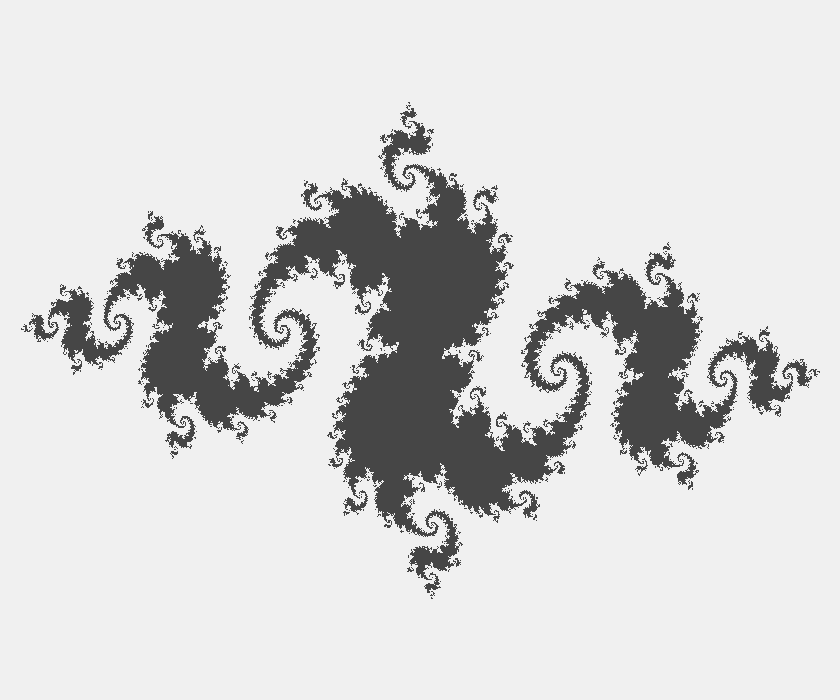
Frame 1 (no input)
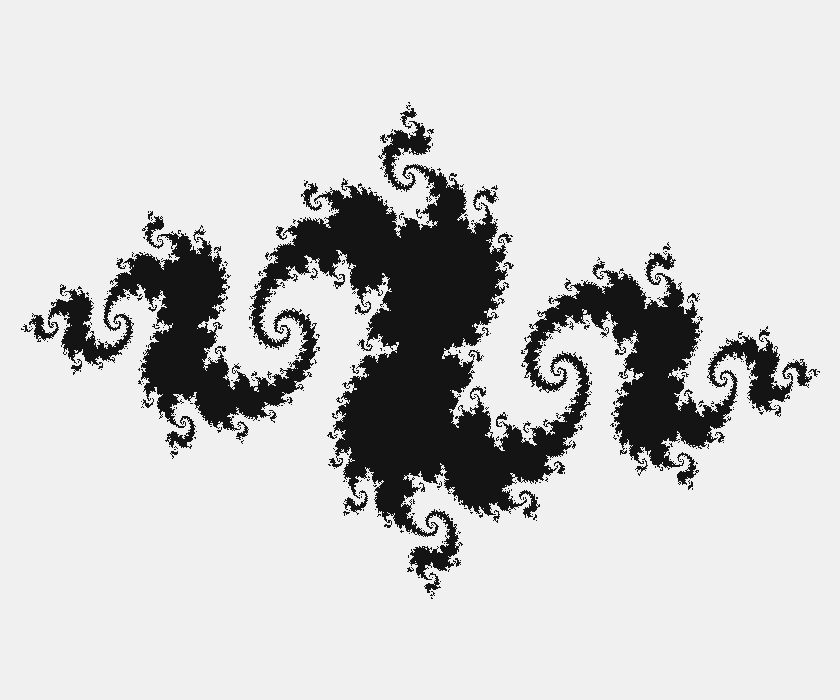
Frame 2 (the mouse pressed at the canvas centre, redrawn once)

The Processing sketch that drew these frames (run headless with seeded random() and noise(); the mouse was pressed at the canvas centre and the sketch redrawn once):

// Processing sketch: julia
// ── julia.pde
/* Julia set */
void setup() {
    size(840, 700);
    background(240);
    noLoop();
    stroke(0);
}

void draw() {
    juliaset();
}

void juliaset() {
    float rez, imz, rec, imc;
    rec = -0.80; imc =  0.15;  // 1
    // rec = -0.59; imc =  0.43;  // 2
    // rec = -0.12; imc =  0.77;  // 3
    // rec =  0.10; imc = -0.62;  // 4
    // rec =  0.32; imc = -0.12;  // 5
    // rec = -0.74; imc =  0.06;  // 6
    // rec = -0.75; imc =  0.07;  // 7

    for ( float h = 0; h < height; h++ ) {
        imz = map(h, 0, height, 1.2, -1.2);
        for ( float w = 0; w < width; w++ ) {
            rez = map(w, 0, width, -1.6, 1.6);
            if ( isPointEscape(rez, imz, rec, imc) ) {
                point(w, h);
            }
        }
    }
}

boolean isPointEscape(float rez, float imz, float rec, float imc) {
    float crez, cimz;
    for ( int i = 0; i < 100; i++ ) {
        if ( mag(rez, imz) > 4 ) {
            return false;
        }
        crez = rez;
        cimz = imz;
        rez = sq(crez) - sq(cimz) + rec;
        imz = 2 * crez * cimz + imc;
    }
    return true;
}
